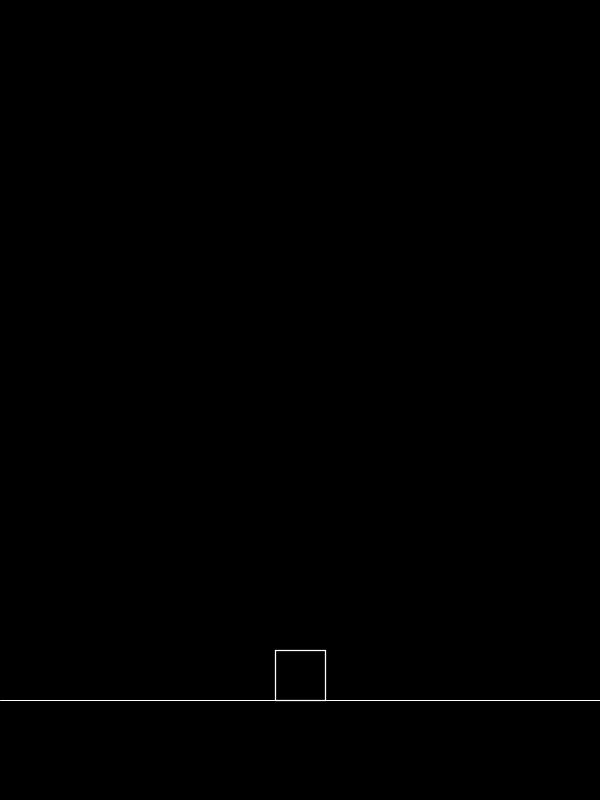
Frame 1 (no input)
Frame 60 (the mouse pressed at the canvas centre just before this capture): identical to frame 1, image omitted
Frame 120 (the mouse held since frame 60 and released just before this capture): identical to frame 1, image omitted

The Processing sketch that drew this single still picture (run headless with seeded random() and noise(); from frame 60 on, the mouse is pressed at the canvas centre):

// Processing sketch: sketch__3_Personal_Piece
// ── sketch__3_Personal_Piece.pde

// variables
float xpos;
float ypos;
float direction = 1.0;
float maxAccel = 4.0;
boolean goingLeft, goingRight, Jump;

void setup() {
  size(600, 800);
  
}

void draw() {
  background(0);
  
  strokeWeight(1);
  stroke(255);
  line(0, 700, width, 700);
  player();
}

// ── Player.pde
// player for prototype game

  
  


// the player is a square, yes
void player() {
  // variables from  main file
  xpos = width / 2 - 25;
  ypos = 650;

  noFill();
  strokeWeight(1.25);
  square(xpos, ypos, 50);
  accelMovement();
  keyPressed();
  keyReleased();
}

// inputs for left and right

void keyPressed() {
  // variables from  main file
  // when left key is pressed
  
  switch(key) {
    case 'j':
    case 'J':
      goingLeft = true;
      break;
    case 'l':
    case 'L':
      goingRight = true;
      break;
    
  }
}

  
void keyReleased() {
  
  
  
}

void accelMovement() {
  
  
  
  if (direction > maxAccel) {
    direction = maxAccel;
  } else {
    direction++;
  }
}
